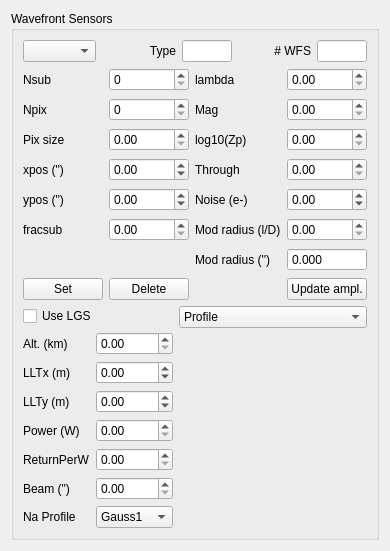
       <widget class="QWidget" name="tab_2">
        <attribute name="title">
         <string>WFS</string>
        </attribute>
        <layout class="QVBoxLayout" name="verticalLayout_8">
         <item>
          <widget class="QGroupBox" name="groupBox_2">
           <property name="title">
            <string>Wavefront Sensors</string>
           </property>
           <layout class="QVBoxLayout" name="verticalLayout_11">
            <item>
             <layout class="QHBoxLayout" name="horizontalLayout_7">
              <item>
               <widget class="QComboBox" name="wao_selectWfs"/>
              </item>
              <item>
               <widget class="QLabel" name="label_15">
                <property name="text">
                 <string>Type</string>
                </property>
                <property name="alignment">
                 <set>Qt::AlignRight|Qt::AlignTrailing|Qt::AlignVCenter</set>
                </property>
               </widget>
              </item>
              <item>
               <widget class="QLineEdit" name="wao_wfsType">
                <property name="maximumSize">
                 <size>
                  <width>50</width>
                  <height>16777215</height>
                 </size>
                </property>
                <property name="text">
                 <string/>
                </property>
                <property name="readOnly">
                 <bool>true</bool>
                </property>
               </widget>
              </item>
              <item>
               <widget class="QLabel" name="label_41">
                <property name="text">
                 <string># WFS</string>
                </property>
                <property name="alignment">
                 <set>Qt::AlignRight|Qt::AlignTrailing|Qt::AlignVCenter</set>
                </property>
               </widget>
              </item>
              <item>
               <widget class="QLineEdit" name="wao_numberofWfs">
                <property name="maximumSize">
                 <size>
                  <width>50</width>
                  <height>16777215</height>
                 </size>
                </property>
                <property name="readOnly">
                 <bool>true</bool>
                </property>
               </widget>
              </item>
             </layout>
            </item>
            <item>
             <layout class="QGridLayout" name="gridLayout_3">
              <property name="verticalSpacing">
               <number>7</number>
              </property>
              <item row="2" column="2">
               <widget class="QLabel" name="label_26">
                <property name="text">
                 <string>log10(Zp)</string>
                </property>
               </widget>
              </item>
              <item row="0" column="3">
               <widget class="QDoubleSpinBox" name="wao_wfsLambda"/>
              </item>
              <item row="0" column="2">
               <widget class="QLabel" name="label_22">
                <property name="text">
                 <string>lambda</string>
                </property>
               </widget>
              </item>
              <item row="1" column="0">
               <widget class="QLabel" name="label_17">
                <property name="text">
                 <string>Npix</string>
                </property>
               </widget>
              </item>
              <item row="2" column="0">
               <widget class="QLabel" name="label_18">
                <property name="text">
                 <string>Pix size</string>
                </property>
               </widget>
              </item>
              <item row="4" column="1">
               <widget class="QDoubleSpinBox" name="wao_wfsYpos">
                <property name="minimum">
                 <double>-1000.000000000000000</double>
                </property>
                <property name="maximum">
                 <double>1000.000000000000000</double>
                </property>
               </widget>
              </item>
              <item row="3" column="0">
               <widget class="QLabel" name="label_19">
                <property name="text">
                 <string>xpos (&quot;)</string>
                </property>
               </widget>
              </item>
              <item row="5" column="0">
               <widget class="QLabel" name="label_21">
                <property name="text">
                 <string>fracsub</string>
                </property>
               </widget>
              </item>
              <item row="1" column="2">
               <widget class="QLabel" name="label_27">
                <property name="text">
                 <string>Mag</string>
                </property>
               </widget>
              </item>
              <item row="5" column="1">
               <widget class="QDoubleSpinBox" name="wao_wfsFracsub"/>
              </item>
              <item row="0" column="1">
               <widget class="QSpinBox" name="wao_wfsNxsub"/>
              </item>
              <item row="1" column="3">
               <widget class="QDoubleSpinBox" name="wao_wfsMagnitude"/>
              </item>
              <item row="1" column="1">
               <widget class="QSpinBox" name="wao_wfsNpix"/>
              </item>
              <item row="4" column="0">
               <widget class="QLabel" name="label_20">
                <property name="text">
                 <string>ypos (&quot;)</string>
                </property>
               </widget>
              </item>
              <item row="3" column="1">
               <widget class="QDoubleSpinBox" name="wao_wfsXpos">
                <property name="minimum">
                 <double>-1000.000000000000000</double>
                </property>
                <property name="maximum">
                 <double>1000.000000000000000</double>
                </property>
               </widget>
              </item>
              <item row="2" column="1">
               <widget class="QDoubleSpinBox" name="wao_wfsPixSize"/>
              </item>
              <item row="3" column="2">
               <widget class="QLabel" name="label_25">
                <property name="text">
                 <string>Through</string>
                </property>
               </widget>
              </item>
              <item row="2" column="3">
               <widget class="QDoubleSpinBox" name="wao_wfsZp"/>
              </item>
              <item row="0" column="0">
               <widget class="QLabel" name="label_16">
                <property name="text">
                 <string>Nsub</string>
                </property>
               </widget>
              </item>
              <item row="3" column="3">
               <widget class="QDoubleSpinBox" name="wao_wfsThrough"/>
              </item>
              <item row="7" column="0">
               <widget class="QPushButton" name="wao_setWfs">
                <property name="text">
                 <string>Set</string>
                </property>
               </widget>
              </item>
              <item row="4" column="3">
               <widget class="QDoubleSpinBox" name="wao_wfsNoise">
                <property name="minimum">
                 <double>-1.000000000000000</double>
                </property>
               </widget>
              </item>
              <item row="7" column="1">
               <widget class="QPushButton" name="pushButton_11">
                <property name="text">
                 <string>Delete</string>
                </property>
               </widget>
              </item>
              <item row="5" column="3">
               <widget class="QDoubleSpinBox" name="wao_pyr_ampl"/>
              </item>
              <item row="4" column="2">
               <widget class="QLabel" name="label_23">
                <property name="text">
                 <string>Noise (e-)</string>
                </property>
               </widget>
              </item>
              <item row="5" column="2">
               <widget class="QLabel" name="ui_modradiusPanel">
                <property name="text">
                 <string>Mod radius (l/D)</string>
                </property>
               </widget>
              </item>
              <item row="7" column="3">
               <widget class="QPushButton" name="wao_update_pyr_ampl">
                <property name="text">
                 <string>Update ampl.</string>
                </property>
               </widget>
              </item>
              <item row="6" column="2">
               <widget class="QLabel" name="ui_modradiusPanelarcesec">
                <property name="text">
                 <string>Mod radius ('')</string>
                </property>
               </widget>
              </item>
              <item row="6" column="3">
               <widget class="QDoubleSpinBox" name="wao_pyr_ampl_arcsec">
                <property name="readOnly">
                 <bool>true</bool>
                </property>
                <property name="buttonSymbols">
                 <enum>QAbstractSpinBox::NoButtons</enum>
                </property>
                <property name="decimals">
                 <number>3</number>
                </property>
                <property name="maximum">
                 <double>10000000.000000000000000</double>
                </property>
               </widget>
              </item>
             </layout>
            </item>
            <item>
             <layout class="QHBoxLayout" name="horizontalLayout_8">
              <item>
               <layout class="QVBoxLayout" name="verticalLayout_10">
                <item>
                 <widget class="QCheckBox" name="wao_wfsIsLGS">
                  <property name="text">
                   <string>Use LGS</string>
                  </property>
                 </widget>
                </item>
                <item>
                 <layout class="QGridLayout" name="gridLayout_4">
                  <item row="5" column="0">
                   <widget class="QLabel" name="label_33">
                    <property name="text">
                     <string>Beam (&quot;)</string>
                    </property>
                   </widget>
                  </item>
                  <item row="4" column="0">
                   <widget class="QLabel" name="label_32">
                    <property name="text">
                     <string>ReturnPerW</string>
                    </property>
                   </widget>
                  </item>
                  <item row="0" column="0">
                   <widget class="QLabel" name="label_28">
                    <property name="text">
                     <string>Alt. (km)</string>
                    </property>
                   </widget>
                  </item>
                  <item row="1" column="0">
                   <widget class="QLabel" name="label_29">
                    <property name="text">
                     <string>LLTx (m)</string>
                    </property>
                   </widget>
                  </item>
                  <item row="3" column="0">
                   <widget class="QLabel" name="label_31">
                    <property name="text">
                     <string>Power (W)</string>
                    </property>
                   </widget>
                  </item>
                  <item row="6" column="0">
                   <widget class="QLabel" name="label_34">
                    <property name="text">
                     <string>Na Profile</string>
                    </property>
                   </widget>
                  </item>
                  <item row="2" column="0">
                   <widget class="QLabel" name="label_30">
                    <property name="text">
                     <string>LLTy (m)</string>
                    </property>
                   </widget>
                  </item>
                  <item row="0" column="1">
                   <widget class="QDoubleSpinBox" name="wao_wfsGsAlt">
                    <property name="maximum">
                     <double>1000.000000000000000</double>
                    </property>
                   </widget>
                  </item>
                  <item row="1" column="1">
                   <widget class="QDoubleSpinBox" name="wao_wfsLLTx">
                    <property name="minimum">
                     <double>-1000.000000000000000</double>
                    </property>
                    <property name="maximum">
                     <double>1000.990000000000009</double>
                    </property>
                   </widget>
                  </item>
                  <item row="2" column="1">
                   <widget class="QDoubleSpinBox" name="wao_wfsLLTy">
                    <property name="minimum">
                     <double>-1000.000000000000000</double>
                    </property>
                    <property name="maximum">
                     <double>1000.990000000000009</double>
                    </property>
                   </widget>
                  </item>
                  <item row="3" column="1">
                   <widget class="QDoubleSpinBox" name="wao_wfsLGSpower">
                    <property name="maximum">
                     <double>10000.989999999999782</double>
                    </property>
                   </widget>
                  </item>
                  <item row="4" column="1">
                   <widget class="QDoubleSpinBox" name="wao_wfsReturnPerWatt">
                    <property name="maximum">
                     <double>10000.989999999999782</double>
                    </property>
                   </widget>
                  </item>
                  <item row="5" column="1">
                   <widget class="QDoubleSpinBox" name="wao_wfsBeamSize"/>
                  </item>
                  <item row="6" column="1">
                   <widget class="QComboBox" name="wao_selectLGSProfile">
                    <item>
                     <property name="text">
                      <string>Gauss1</string>
                     </property>
                    </item>
                    <item>
                     <property name="text">
                      <string>Gauss2</string>
                     </property>
                    </item>
                    <item>
                     <property name="text">
                      <string>Gauss3</string>
                     </property>
                    </item>
                    <item>
                     <property name="text">
                      <string>Exp</string>
                     </property>
                    </item>
                   </widget>
                  </item>
                 </layout>
                </item>
               </layout>
              </item>
              <item>
               <layout class="QVBoxLayout" name="verticalLayout_9">
                <item>
                 <widget class="QComboBox" name="wao_wfs_plotSelector">
                  <item>
                   <property name="text">
                    <string>Profile</string>
                   </property>
                  </item>
                  <item>
                   <property name="text">
                    <string>Beam</string>
                   </property>
                  </item>
                  <item>
                   <property name="text">
                    <string>Spot</string>
                   </property>
                  </item>
                  <item>
                   <property name="text">
                    <string>Pyramid mod. pts</string>
                   </property>
                  </item>
                 </widget>
                </item>
                <item>
                 <widget class="MatplotlibWidget" name="wao_wfsWindow" native="true">
                  <property name="sizePolicy">
                   <sizepolicy hsizetype="Expanding" vsizetype="Expanding">
                    <horstretch>0</horstretch>
                    <verstretch>0</verstretch>
                   </sizepolicy>
                  </property>
                  <property name="minimumSize">
                   <size>
                    <width>0</width>
                    <height>0</height>
                   </size>
                  </property>
                 </widget>
                </item>
               </layout>
              </item>
             </layout>
            </item>
           </layout>
          </widget>
         </item>
        </layout>
       </widget>
